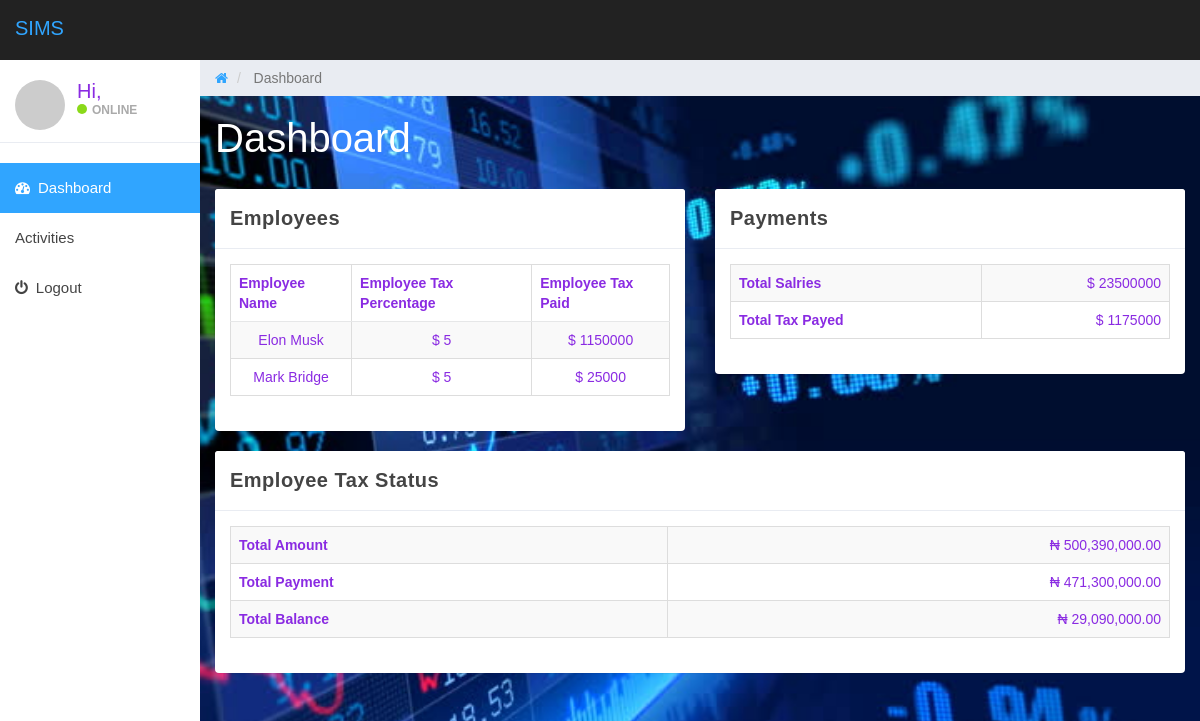
The page /company.php (signed in) on the database its author committed.
### tables this page shows
CREATE TABLE `employees` (
  `id` int(11) NOT NULL,
  `username` varchar(30) DEFAULT NULL,
  `password` varchar(30) DEFAULT NULL,
  `first_name` varchar(30) NOT NULL,
  `last_name` varchar(30) NOT NULL,
  `other_name` varchar(30) NOT NULL,
  `sex` varchar(6) NOT NULL,
  `status` varchar(10) NOT NULL,
  `address` varchar(300) DEFAULT NULL,
  `occupation` varchar(30) DEFAULT NULL,
  `company` varchar(300) DEFAULT NULL,
  `email` varchar(300) DEFAULT NULL,
  `salary` bigint(11) NOT NULL,
  `tax` bigint(11) NOT NULL
);

### company.php (the view, shortened to what this page needs)
<!DOCTYPE html>
<html lang="en">
<head>
	<link href="css/bootstrap.min.css" rel="stylesheet">
    <link href="css/font-awesome.min.css" rel="stylesheet">
    <link href="css/font.css" rel="stylesheet">
	<link href="css/datepicker3.css" rel="stylesheet">
	<link href="css/styles.css" rel="stylesheet">
</head>
<body>
    <nav class="navbar navbar-custom navbar-fixed-top" role="navigation">
		<div class="container-fluid">
			<div class="navbar-header">
				<a class="navbar-brand" href="#"><span>SIMS </span></a>
			</div>
        </div>
    </nav>
    <div id="sidebar-collapse" class="col-sm-3 col-lg-2 sidebar">
		<div class="profile-sidebar">
			<div class="profile-userpic">
				<img src="http://placehold.it/50/30a5ff/fff" class="img-responsive" alt="">
			</div>
			<div class="profile-usertitle">
				<div class="profile-usertitle-name">Hi, <?php echo htmlspecialchars($_SESSION["company_name"]); ?></div>
				<div class="profile-usertitle-status"><span class="indicator label-success"></span>Online</div>
			</div>
		</div>
		<ul class="nav menu">
			<li class="active"><a href="company.php"><em class="fa fa-dashboard">&nbsp;</em> Dashboard</a></li>
			<li><a href="company_control.php"> <?php echo htmlspecialchars($_SESSION["company_name"]); ?> Activities </a></li>
			<li><a href="company_logout.php"><em class="fa fa-power-off">&nbsp;</em> Logout</a></li>
		</ul>
	</div>
    <div class="col-sm-9 col-sm-offset-3 col-lg-10 col-lg-offset-2 main">
		<div class="row">
			<ol class="breadcrumb">
				<li><a href="index.php">
					<em class="fa fa-home"></em>
				</a></li>
				<li class="active"><?php echo htmlspecialchars($_SESSION["company_name"]); ?> Dashboard</li>
			</ol>
		</div>
		<div class="row">
			<div class="col-lg-12">
				<h1 class="page-header"><?php echo htmlspecialchars($_SESSION["company_name"]); ?> Dashboard</h1>
			</div>
		</div>
		<div class="row">
			<div class="col-md-6 col-sm-6 col-lg-6">
                <div class="panel panel-default">
                    <div class="panel-heading">
                        <strong>Employees</strong>
                    </div>
                    <div class="panel-body">
                        <table class="table table-bordered table-striped ewDBTable">
                        <thead>
								<tr>
								<th><strong>Employee Name</strong></th>
								<th><strong>Employee Tax Percentage</strong></th>
								<th><strong>Employee Tax Paid</strong></th>
								</tr>
							</thead>
							<tbody>
								<?php
									$count=1;
									$sel_query="Select * from employees;";
									$result = mysqli_query($mysqli,$sel_query);
									while($row = mysqli_fetch_assoc($result)) { ?>
									<tr>
									<td align="center"><?php echo $row['first_name'] .' '. $row['last_name']; ?></td>
                                    <td align="center"><?php echo '$  '. $row['tax']; ?></td>
                                    <td align="center">
										<?php
											$per = $row['salary'] * ($row['tax'] / 100);
											echo '$  '. $per;
											?>
									</td>
									</tr>
								<?php $count++; } ?>
							</tbody>
                        </table>
                    </div>
                </div>
            </div>
            <div class="col-md-6 col-sm-6 col-lg-6">
                <div class="panel panel-default">
                    <div class="panel-heading">
                        <strong>Payments</strong>
                    </div>
                    <div class="panel-body">
                        <table class="table table-bordered table-striped ewDBTable">
                            <tbody>
                            <?php
									$count=1;
									$sel_query="Select SUM(salary) AS salary, SUM(salary) as sal, tax from employees;";
									$result = mysqli_query($mysqli,$sel_query);
									while($row = mysqli_fetch_assoc($result)) { ?>
                                <tr>
                                    <th>Total Salries</th>
                                    <td style="text-align:right"><?php echo '$  '. $row['salary'];?></td>
                                </tr>
                                <tr>
                                    <th>Total Tax Payed</th>
                                    <td style="text-align:right">
                                    <?php
											$per = $row['sal'] * ($row['tax'] / 100);
											echo '$  '. $per;
											?>
                                    </td>
                                </tr>
                            <?php $count++; } ?>
                            </tbody>
                        </table>
                    </div>
                </div>
            </div>
            <div class="col-md-12 col-sm-12 col-lg-12">
                <div class="panel panel-default">
                    <div class="panel-heading">
                        <strong>Employee Tax Status</strong>
                    </div>
                    <div class="panel-body">
                        <table class="table table-bordered table-striped ewDBTable">
                            <tbody>
                                <tr>
                                    <th>Total Amount</th>
                                    <td style="text-align:right"> ₦ 500,390,000.00</td>
                                </tr>
                                <tr>
                                    <th>Total Payment</th>
                                    <td style="text-align:right"> ₦ 471,300,000.00</td>
                                </tr>
                                <tr>
                                    <th>Total Balance</th>
                                    <td style="text-align:right"> ₦ 29,090,000.00</td>
                                </tr>
                            </tbody>
                        </table>
                    </div>
                </div>
            </div>
        </div>
		</div>
</body>
</body>
</html>

### css/styles.css (style rules this page uses)
body { background: #f1f4f7; padding-top: 60px; font-size: 14px; color: #444444; font-family: "Montserrat", "Helvetica Neue", Helvetica, Arial, sans-serif; }
a, a:hover, a:focus { color: #30a5ff; }
h1, h2, h3, h4, h5, h6 { color: #444444; }
h1 { font-weight: 300; font-size: 40px; }
.navbar-custom { background: #222; height: 60px; }
.navbar-header .navbar-brand { color: #fff; font-size: 20px; text-transform: uppercase; font-weight: 500; height: 60px; padding-top: 18px; }
.navbar-header .navbar-brand span { color: #30a5ff; }
.label-success { background-color: #8ad919; }
.panel { border: 0; }
.panel-heading { font-size: 20px; font-weight: 300; letter-spacing: 0.025em; height: 60px; line-height: 38px; }
.panel-default .panel-heading { background: #fff; border-bottom: 1px solid #e9ecf2; color: #444444; }
.navbar { border: 0; }
.sidebar { display: block; padding: 0; display: none; box-shadow: none; background: #fff; }
.sidebar ul { margin: 20px 0px; }
@media (min-width: 768px) { .sidebar { display: block; position: fixed; top: 60px; bottom: 0; left: 0; z-index: 1000; display: block; margin: 0; padding: 0; overflow-x: hidden; overflow-y: auto; } }
@media (min-width: 768px) { .navbar-header { width: 100%; } }
.sidebar ul.nav .active a, .sidebar ul.nav li.parent a.active, .sidebar ul.nav .active > a:hover, .sidebar ul.nav li.parent a.active:hover, .sidebar ul.nav .active > a:focus, .sidebar ul.nav li.parent a.active:focus { color: #fff; background-color: #30a5ff; }
.sidebar ul.nav li a { height: 50px; font-size: 15px; line-height: 2em; color: #444444; }
.profile-sidebar { padding: 10px 0; border-bottom: 1px solid #e9ecf2; }
.indicator { width: 10px; height: 10px; display: inline-block; border-radius: 9999px; margin-right: 5px; }
.profile-userpic img { float: left; margin: 10px 0px 0px 15px; width: 50px; height: 50px; border-radius: 9999px !important; }
.profile-usertitle { float: left; text-align: left; margin: 10px 0 0 12px; }
.profile-usertitle-name { font-size: 20px; margin-bottom: 0px; }
.profile-usertitle-status { text-transform: uppercase; color: #AAA; font-size: 12px; font-weight: 600; margin-bottom: 15px; }
.breadcrumb { border-radius: 0; padding: 10px 15px 10px 15px; background: #e9ecf2; margin: 0; }
h1.page-header { margin-top: 20px; border-bottom: 0; }
.table { background: #fff; }
.table > thead > tr > th { border-bottom: 1px solid #e6e7e8; vertical-align: middle; height: 50px; }

### company.php (style rules this page uses)
body { font: 14px sans-serif; }
body { background: url(images/1.jpg) no-repeat center center fixed; -webkit-background-size: cover; -moz-background-size: cover; -o-background-size: cover; background-size: cover; color: blueviolet; }
h1.page-header { margin-top: 20px; border-bottom: 0; color: white; }

### rows shown on the page
employees: first_name "Elon", last_name "Musk", tax "5", per "1150000"
employees: first_name "Mark", last_name "Bridge", tax "5", per "25000"

### other values the page prints
$row['salary'] "23500000"
$per "1175000"
